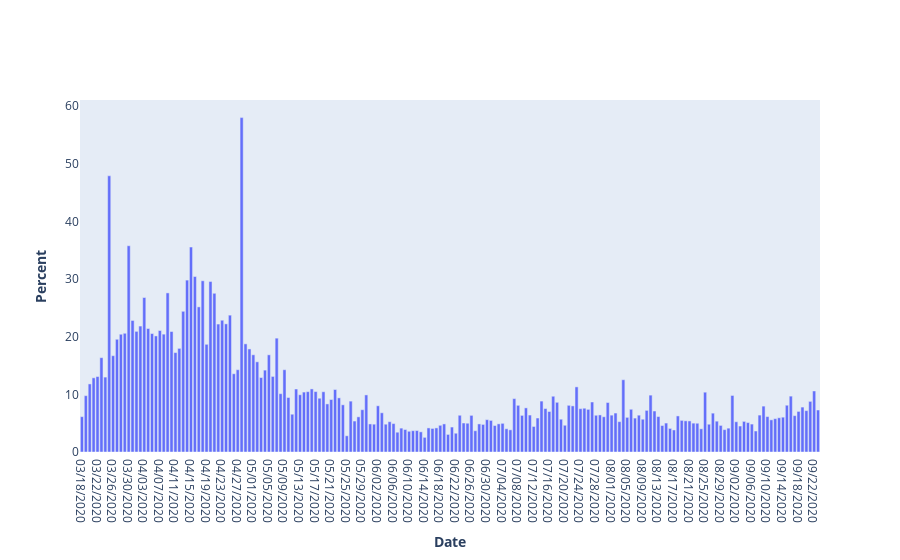

The notebook cell saved with this chart:
### Code cell
positive_rate = go.Figure(data=[go.Bar(x=covid_change['Date'], y=covid_change['PositiveRate'], name='% Tests that are positive')])
positive_rate.update_yaxes(title_text="<b>Percent</b>", showgrid=False)
positive_rate.update_xaxes(title_text="<b>Date</b>", showgrid=False)
positive_rate.show()

### Figure 1 — Plotly figure (JSON) as saved in the notebook; plotly's stock layout.template omitted (floating-point values rounded to 4 significant figures; data arrays with more than 128 entries replaced by an {"elided": "..."} marker saying what was removed)
{"data": [{"name": "% Tests that are positive", "type": "bar", "x": {"elided": "190 str values"}, "y": {"elided": "190 float values"}}], "layout": {"xaxis": {"showgrid": false, "title": {"text": "<b>Date</b>"}}, "yaxis": {"showgrid": false, "title": {"text": "<b>Percent</b>"}}}}
